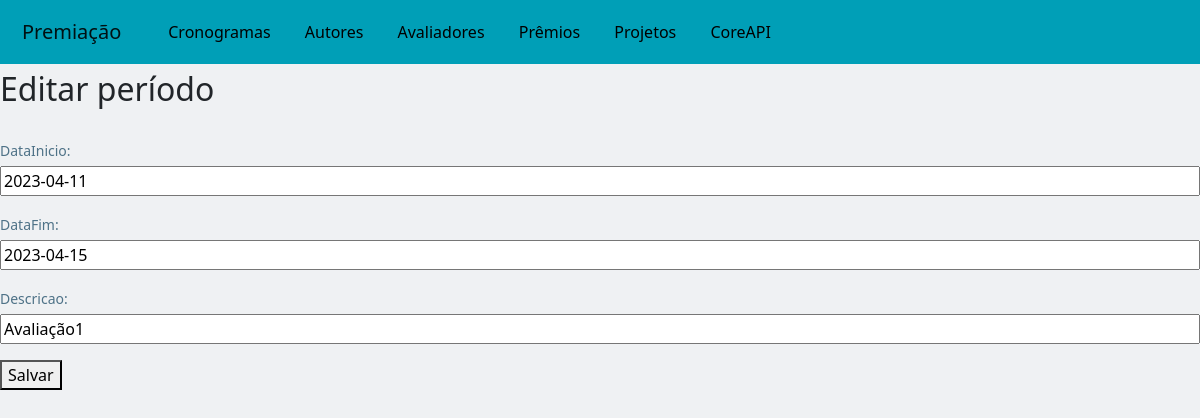
The app's page /teste/alterarCronograma/2, older data.
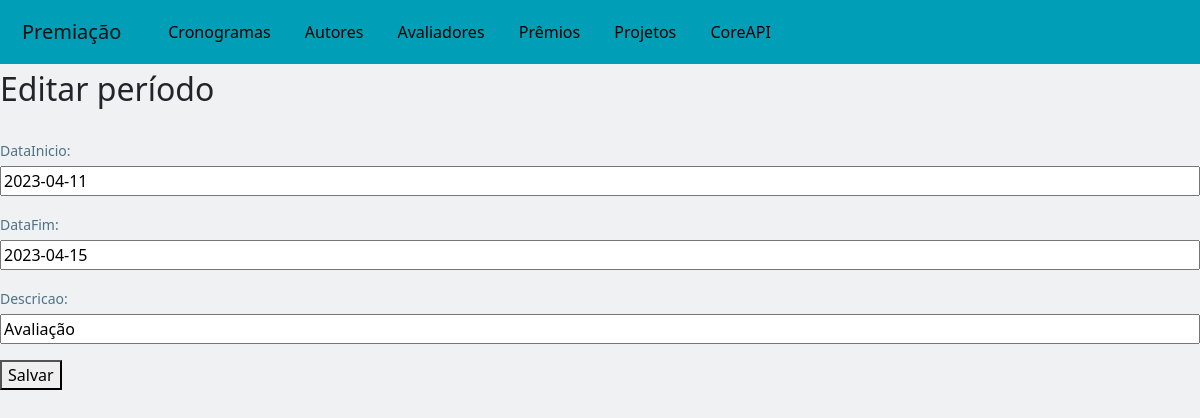
The same page, newer data.
### teste/models.py (models this page shows, shortened)
class Cronograma(models.Model):
    dataInicio = models.DateField()
    dataFim = models.DateField()
    descricao = models.CharField(max_length=200)

### teste/views.py (the view, shortened to what this page needs)
# urls.py: path('alterarCronograma/<int:id>', views.alterarCronograma, name='alterarCronograma'),
def alterarCronograma(request, id):
    cronograma = Cronograma.objects.get(id=id)
    form = CronogramaForm(instance=cronograma)
    if request.method == 'GET':
        return render(request, 'Cronograma/alterar_cronograma.html',
                      {'form': form, 'cronograma': cronograma})

### teste/forms.py
class CronogramaForm(ModelForm):
    class Meta:
        model = Cronograma
        fields = "__all__"

### teste/templates/Cronograma/alterar_cronograma.html (shortened to what this page needs)
{% extends "template.html" %}
{% block content %}
<div class="">
    <h2>Editar período</h2>
    <form action="{% url 'alterarCronograma' cronograma.id %}" method="POST" class="form">
        {{ form.as_p }}
        <button type="submit">Salvar</button>
    </form>
</div>
{% endblock %}

Row changes from the older to the newer data that the page shows:
changed Cronograma: descricao "Avaliação1" → "Avaliação"
